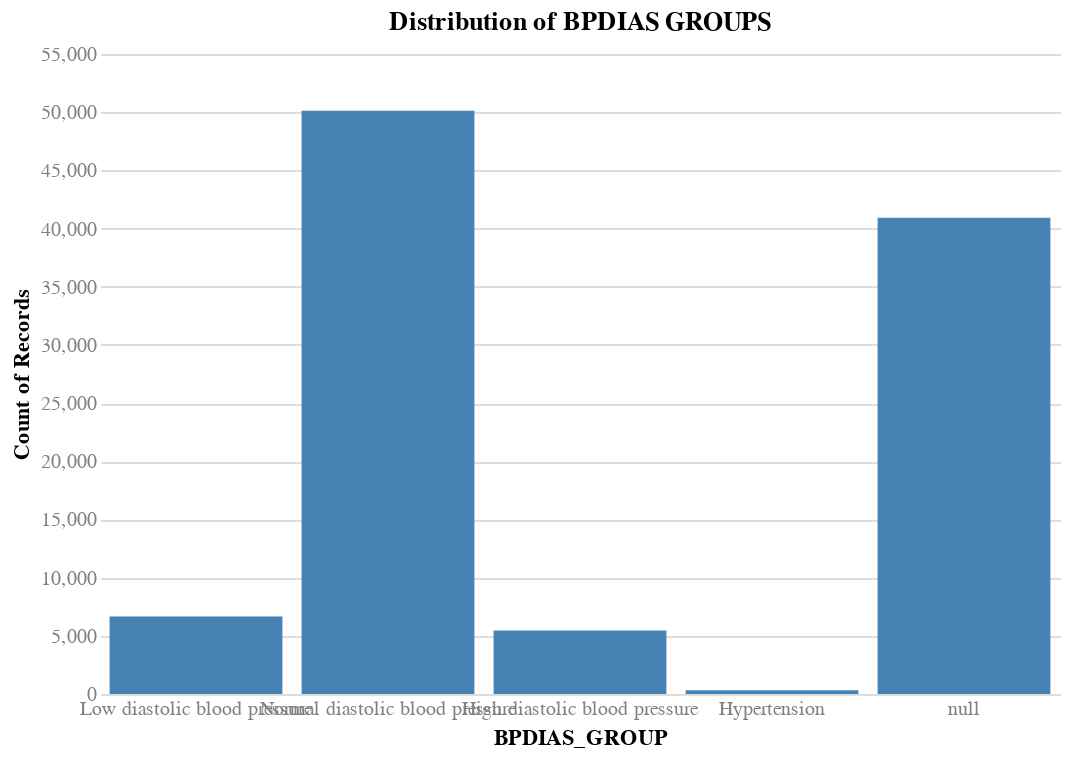

Source (notebook cell):
### Code cell
# Bin the BPDIAS as diastolic blood pressure status
# <60 = Low diastolic blood pressure
# 60-90 = Normal diastolic blood pressure
# 90-110 = High diastolic blood pressure
# >=110 = Hypertension

bpdias_groups = [
    'Low diastolic blood pressure', 'Normal diastolic blood pressure', 'High diastolic blood pressure', 'Hypertension'
]

def bin_bpdias(bpdias):
    if pd.isna(bpdias): return pd.NA
    elif bpdias < 60: return 'Low diastolic blood pressure'
    elif bpdias < 90: return 'Normal diastolic blood pressure'
    elif bpdias < 110: return 'High diastolic blood pressure'
    else: return 'Hypertension'

X_train['BPDIAS_GROUP'] = X_train['BPDIAS'].apply(bin_bpdias)

# Check the distribution of BPDIAS groups
chart(
    df=X_train,
    x=alt.X('BPDIAS_GROUP:O', sort=bpdias_groups),
    y='count()',
    title='Distribution of BPDIAS GROUPS',
).mark_bar().interactive().configure_axisX(labelAngle=45)

### Figure 1 — Vega specification as saved in the notebook (floating-point values rounded to 4 significant figures)
{"$schema": "https://vega.github.io/schema/vega/v5.json", "data": [{"name": "param_6_store"}, {"name": "source_0"}, {"name": "data_0", "values": [{"BPDIAS_GROUP": "High diastolic blood pressure", "__count": 5453}, {"BPDIAS_GROUP": "Normal diastolic blood pressure", "__count": 50124}, {"BPDIAS_GROUP": null, "__count": 40923}, {"BPDIAS_GROUP": "Low diastolic blood pressure", "__count": 6666}, {"BPDIAS_GROUP": "Hypertension", "__count": 320}]}, {"name": "source_0_x_domain_BPDIAS_GROUP", "values": [{"BPDIAS_GROUP": "High diastolic blood pressure", "sort_field": 2.0}, {"BPDIAS_GROUP": "Normal diastolic blood pressure", "sort_field": 1.0}, {"BPDIAS_GROUP": null, "sort_field": 4.0}, {"BPDIAS_GROUP": "Low diastolic blood pressure", "sort_field": 0.0}, {"BPDIAS_GROUP": "Hypertension", "sort_field": 3.0}]}, {"name": "data_0_y_domain___count", "values": [{"min": 320, "max": 50124}]}], "signals": [{"name": "unit", "value": {}, "on": [{"events": "pointermove", "update": "isTuple(group()) ? group() : unit"}]}, {"name": "param_6", "update": "vlSelectionResolve(\"param_6_store\", \"union\")"}, {"name": "param_6_BPDIAS_GROUP", "on": [{"events": [{"source": "view", "type": "dblclick"}], "update": "null"}, {"events": {"signal": "param_6_translate_delta"}, "update": "panLinear(param_6_translate_anchor.extent_x, -param_6_translate_delta.x / width)"}, {"events": {"signal": "param_6_zoom_delta"}, "update": "zoomLinear(domain(\"x\"), param_6_zoom_anchor.x, param_6_zoom_delta)"}]}, {"name": "param_6_tuple", "on": [{"events": [{"signal": "param_6_BPDIAS_GROUP"}], "update": "param_6_BPDIAS_GROUP ? {unit: \"\", fields: param_6_tuple_fields, values: [param_6_BPDIAS_GROUP]} : null"}]}, {"name": "param_6_tuple_fields", "value": [{"field": "BPDIAS_GROUP", "channel": "x", "type": "E"}]}, {"name": "param_6_translate_anchor", "value": {}, "on": [{"events": [{"source": "scope", "type": "pointerdown"}], "update": "{x: x(unit), y: y(unit), extent_x: domain(\"x\")}"}]}, {"name": "param_6_translate_delta", "value": {}, "on": [{"events": [{"source": "window", "between": [{"source": "scope", "type": "pointerdown"}, {"source": "window", "type": "pointerup"}], "type": "pointermove", "consume": true}], "update": "{x: param_6_translate_anchor.x - x(unit), y: param_6_translate_anchor.y - y(unit)}"}]}, {"name": "param_6_zoom_anchor", "on": [{"events": [{"source": "scope", "consume": true, "type": "wheel"}], "update": "{x: invert(\"x\", x(unit)), y: invert(\"y\", y(unit))}"}]}, {"name": "param_6_zoom_delta", "on": [{"events": [{"source": "scope", "type": "wheel", "consume": true}], "update": "pow(1.001, event.deltaY * pow(16, event.deltaMode))", "force": true}]}, {"name": "param_6_modify", "on": [{"events": {"signal": "param_6_tuple"}, "update": "modify(\"param_6_store\", param_6_tuple, true)"}]}], "marks": [{"type": "rect", "name": "marks", "from": {"data": "data_0"}, "encode": {"update": {"y": {"field": "__count", "scale": "y"}, "fill": {"value": "steelblue"}, "ariaRoleDescription": {"value": "bar"}, "description": {"signal": "\"BPDIAS_GROUP: \" + (isValid(datum[\"BPDIAS_GROUP\"]) ? datum[\"BPDIAS_GROUP\"] : \"\"+datum[\"BPDIAS_GROUP\"]) + \"; Count of Records: \" + (format(datum[\"__count\"], \"\"))"}, "x": {"field": "BPDIAS_GROUP", "scale": "x"}, "width": {"signal": "max(0.25, bandwidth('x'))"}, "y2": {"value": 0, "scale": "y"}}}, "style": ["bar"], "interactive": true}], "scales": [{"name": "x", "type": "band", "domain": {"data": "source_0_x_domain_BPDIAS_GROUP", "field": "BPDIAS_GROUP", "sort": {"op": "max", "field": "sort_field"}}, "range": [0, {"signal": "width"}], "paddingInner": 0.1, "paddingOuter": 0.05}, {"name": "y", "type": "linear", "domain": [{"signal": "(data(\"data_0_y_domain___count\")[0] || {}).min"}, {"signal": "(data(\"data_0_y_domain___count\")[0] || {}).max"}], "range": [{"signal": "height"}, 0], "nice": true, "zero": true}], "axes": [{"scale": "y", "orient": "left", "maxExtent": 0, "grid": true, "ticks": false, "minExtent": 0, "aria": false, "tickCount": {"signal": "ceil(height/40)"}, "domain": false, "labels": false, "zindex": 0, "gridScale": "x"}, {"scale": "x", "grid": false, "labelBaseline": "top", "zindex": 0, "orient": "bottom", "title": "BPDIAS_GROUP"}, {"scale": "y", "zindex": 0, "title": "Count of Records", "labelOverlap": true, "tickCount": {"signal": "ceil(height/40)"}, "grid": false, "labelAlign": "right", "orient": "left"}], "title": {"text": "Distribution of BPDIAS GROUPS", "frame": "group"}, "config": {"axis": {"domain": false, "labelAngle": 0, "labelColor": "gray", "labelFontSize": 10, "ticks": false}, "style": {"guide-label": {"font": "Helvetica Neue"}, "guide-title": {"font": "Helvetica Neue"}, "group-title": {"font": "Helvetica Neue"}, "group-subtitle": {"font": "Helvetica Neue"}, "cell": {"stroke": null}, "text": {"font": "Helvetica Neue"}}}, "padding": 5, "width": 480, "height": 320, "style": "cell", "background": "white"}
